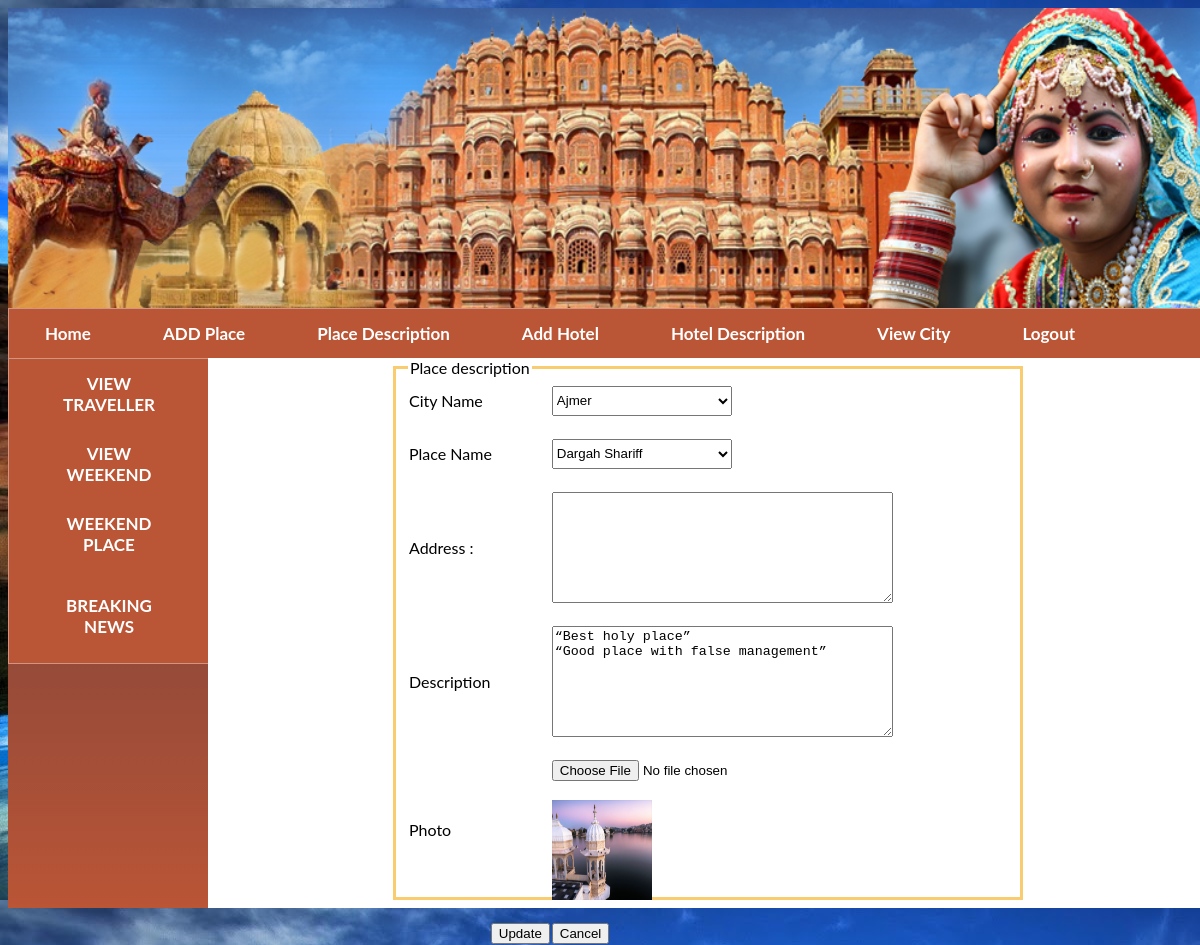
The page /tourism/admin/edit_viewplace.php?a=7 on the database its author committed.
### tables this page shows
CREATE TABLE IF NOT EXISTS `place_description` (
  `id` int(11) NOT NULL AUTO_INCREMENT,
  `city` varchar(200) NOT NULL,
  `place_name` varchar(200) NOT NULL,
  `address` varchar(300) NOT NULL,
  `description` text NOT NULL,
  `photo` varchar(200) NOT NULL,
  PRIMARY KEY (`id`)
);

### tourism/admin/edit_viewplace.php (the view, shortened to what this page needs)
<?php
	include('head.php');
	$id=$_GET["a"];
	$r=mysql_query("select * from place_description where id='$id'");
	if($row=mysql_fetch_array($r))
	{
	$city=$row[1];
	$place_name=$row[2];
	$address=$row[3];
	$description=$row[4];
	$photo=$row[5];
	}
	?>
<form action='up_viewplace.php' method='post' enctype='multipart/form-data'>
	<fieldset style='height:520px;width:600px;margin:auto;border:3px solid #FACC70'>
	<legend>Place description</legend>
	<table border='0' cellspacing='0' width='120%' height='50%' align='center'>
	<tr>
		<td colspan='2' align='center'>
		</td>
	</tr>
	<tr>
	<td>City Name</td>
	<td>	<select name='city' id='citys' style='width:180px;height:30px'>
			<option value='<?php echo $city ?>'><?php echo $city ?></option>
		</select>
	</td></tr>
		<tr>
			<td colspan='2'>
			</td>
		</tr>
	<tr>
	<td>Place Name</font></td>
	<td id='place'>
			<select style='width:180px;height:30px' name='place_name'>
					<option value='<?php echo $place_name ?>'><?php echo $place_name ?><option/>
			</select>
	</td>
	</tr>
	<tr>
			<td colspan='2'>
			</td>
		</tr>
		<tr>
			<td>Address :</td>
			<td><textarea rows='7'  cols=40 name='address' ><?php echo $address ?></textarea>
		</tr>
		<tr>
			<td colspan='2'>
			</td>
		</tr>
	<tr>
	<td>Description</font></td>
	<td><textarea rows='7' name='description'  cols=40 ><?php echo $description ?></textarea></td>
	</tr>
	<tr>
			<td colspan='2'>
			</td>
		</tr>
	<tr>
	<td>Photo</font></td>
	<td><input type='file' name='aa' ><br/><br/><?php echo "<image src='place_photo/$photo' height=100 width=100>"; ?></td>
	</tr>
	<tr>
			<td colspan='2'>
			</td>
		</tr>
	<tr>
	<td align='right'><input type='submit'  value='Update' name='Submit'></td>
	<td align='left'><input type='reset' value='Cancel'></td>
	</tr>
	</table>
	</fieldset>
</form>

### tourism/admin/css/style.css (style rules this page uses)
body { background:url(../images/100.jpg); }

### tourism/admin/head.php (style rules this page uses)
body { font-family: "Lato", sans-serif; }

### rows shown on the page
place_description: city "Ajmer", place_name "Dargah Shariff", description "“Best holy place” “Good place with false management”", photo (picture)
